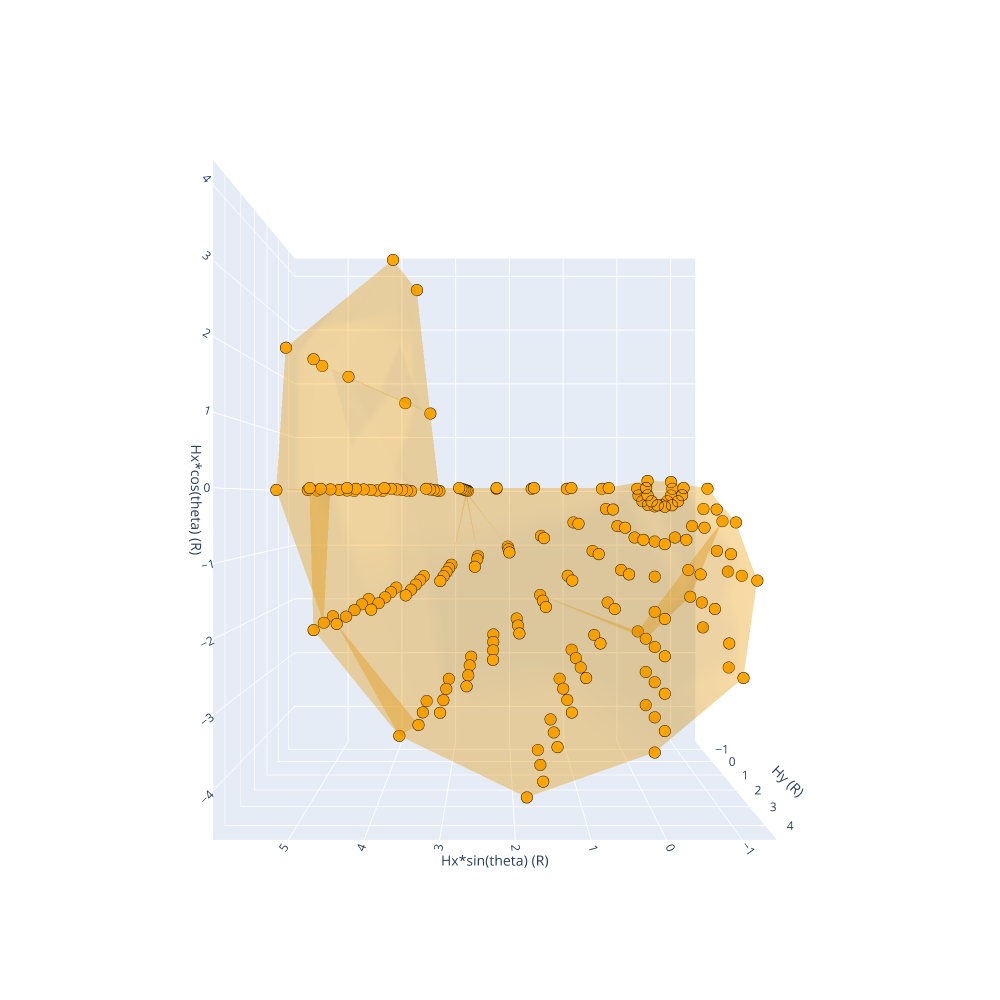

Here is the notebook cell this chart was saved with:
### Code cell
import plotly.graph_objects as go

#Grab Last timestep configuration data and combine in new dataset
#Using new dataset, plot in 3D the phase space (Hx, Hy, Theta)
#Maybe plotly, maybe matplotlib
#Plot Torus/Donut
#Make surface

allData = pd.read_csv(cwd_PYTHON+'/allData_Re10.csv',delimiter=' ')

endData = allData[allData['time'] == 20.0].copy()
endData = endData[endData['parHx'] >= 0.0].copy()
#endData = endData[endData['parHy'] <= 8.2].copy()
#endData = endData.sort_values(by=['parTheta','parHx','parHy'])
endData = endData.sort_values(by=['parHy','parTheta','parHx'])
endData['xval'] = 0.5*endData['parHx']*np.cos(endData['parTheta']*np.pi/180.0)
endData['yval'] = 0.5*endData['parHx']*np.sin(endData['parTheta']*np.pi/180.0)
endData['zval'] = 0.5*endData['parHy']
endData = endData.sort_values(by=['zval','yval','xval'])
endData = endData.reset_index(drop=True)
endData = WhichEndState(endData)

#Diverge = 0: Red
#V-Shape = 1: Blue
#Orbit = 2: pink
#NOTA = 3: black
    
#Create traces for each end state
traces = [0 for a in range(2)]
opaque = 0.2

#Divergence
headbuttData = endData[endData['State'] == 3].copy()
headbuttData = headbuttData.reset_index(drop=True)
traces[0] = go.Mesh3d(x=headbuttData['xval'], 
                     y=headbuttData['yval'], 
                     z=headbuttData['zval'], 
                     color=headbuttData.loc[0,'color'], 
                     opacity=opaque,
                     #opacity=1.0,
                     alphahull=5
                     )

traces[1] = go.Scatter3d(
    x=headbuttData['xval'],
    y=headbuttData['yval'],
    z=headbuttData['zval'],
    mode='markers',
    #marker_symbol='square',
    marker=dict(
        size=4,
        color=headbuttData['color'],                # set color to an array/list of desired values
        #colorscale='Viridis',   # choose a colorscale
        opacity=1.0,
        line=dict(
                color='Black',
                width=2)
    )
)

fig = go.Figure(data = traces)

# tight layout
fig.update_layout(autosize=False,margin=dict(l=0, r=0, b=0, t=0))
fig.update_layout(scene = dict(
                    xaxis_title=r'Hx*cos(theta) (R)',
                    yaxis_title=r'Hx*sin(theta) (R)',
                    zaxis_title=r'Hy (R)'),
                    width=1000,height=1000,
                    margin=dict(r=20, b=10, l=10, t=10))
#fig.update_layout(showlegend=True,
#                  legend_title_text='Configurations\nRed=Diverge\nBlue=V-shape\nPink=Orbit\nOrange=Headbutt',
#                  font=dict(color="black",size=16))
camera = dict(
    eye=dict(x=0., y=0., z=2.5)
)

fig.update_layout(scene_camera=camera)
fig.show()

### Figure 1 — Plotly figure (JSON) as saved in the notebook; plotly's stock layout.template omitted (floating-point values rounded to 4 significant figures; data arrays with more than 128 entries replaced by an {"elided": "..."} marker saying what was removed)
{"data": [{"alphahull": 5, "color": "orange", "opacity": 0.2, "type": "mesh3d", "x": {"elided": "193 float values"}, "y": {"elided": "193 float values"}, "z": {"elided": "193 float values"}}, {"marker": {"color": {"elided": "193 str values"}, "line": {"color": "Black", "width": 2}, "opacity": 1, "size": 4}, "mode": "markers", "type": "scatter3d", "x": {"elided": "193 float values"}, "y": {"elided": "193 float values"}, "z": {"elided": "193 float values"}}], "layout": {"autosize": false, "height": 1000, "margin": {"b": 10, "l": 10, "r": 20, "t": 10}, "scene": {"camera": {"eye": {"x": 0, "y": 0, "z": 2.5}}, "xaxis": {"title": {"text": "Hx*cos(theta) (R)"}}, "yaxis": {"title": {"text": "Hx*sin(theta) (R)"}}, "zaxis": {"title": {"text": "Hy (R)"}}}, "width": 1000}}
